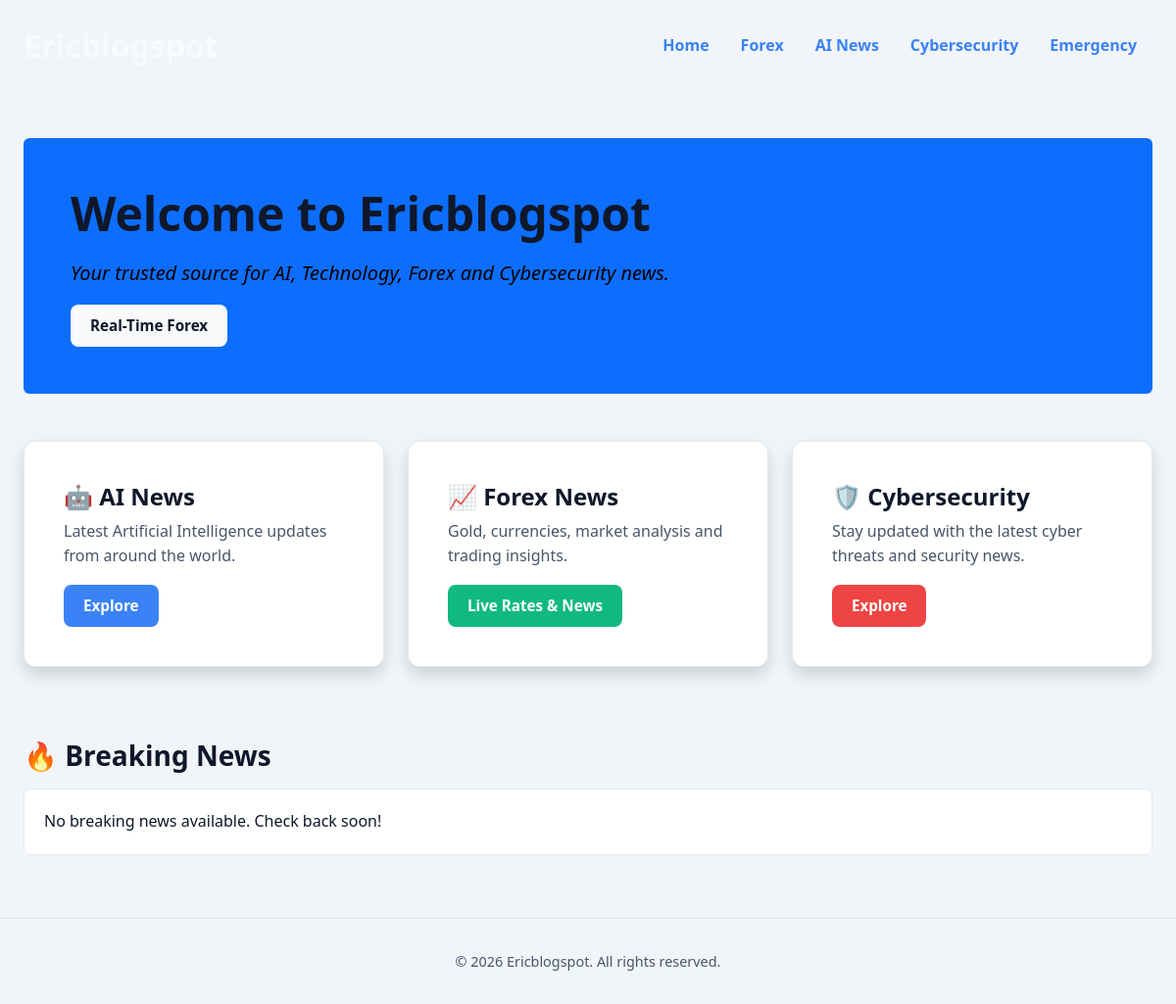
Before: / with the older database file.
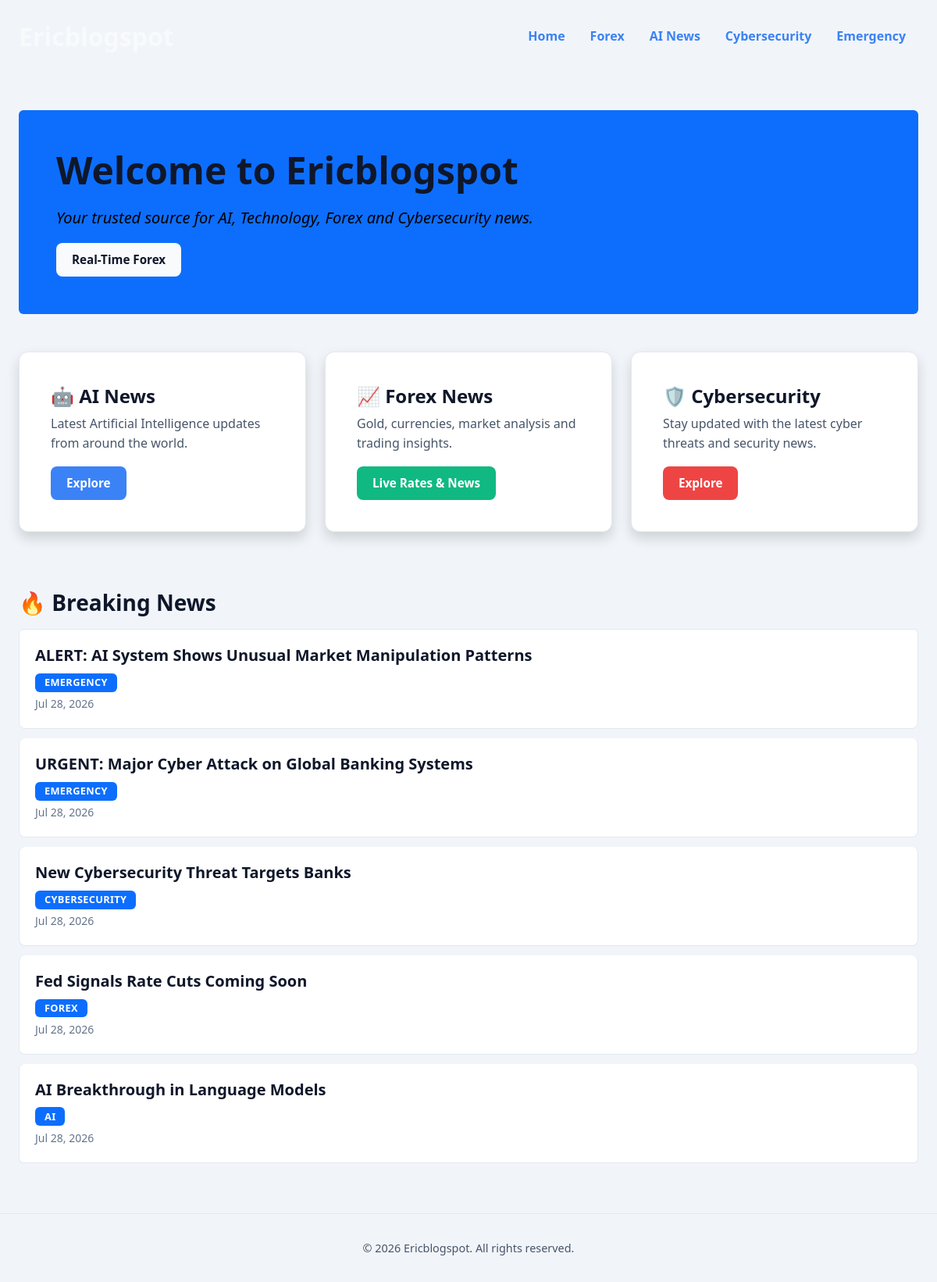
After: the same page with the newer database file.
### core/models.py (models this page shows, shortened)
class News(models.Model):
    CATEGORY_CHOICES = [
        ("AI", "AI"),
        ("Forex", "Forex"),
        ("Cybersecurity", "Cybersecurity"),
        ("Emergency", "Emergency"),
    ]
    title = models.CharField(max_length=200)
    category = models.CharField(max_length=20, choices=CATEGORY_CHOICES)
    content = models.TextField()
    created_at = models.DateTimeField(auto_now_add=True)
    is_emergency = models.BooleanField(default=False)
    class Meta:
        ordering = ["-created_at"]

### core/views.py (the view)
# urls.py: path('', home, name='home'),
def home(request):
    breaking_news = News.objects.all()
    return render(request, "home.html", {
        "breaking_news": breaking_news
    })

### templates/home.html (shortened to what this page needs)
{% extends "base.html" %}
{% block content %}
<div class="p-5 mb-5 bg-primary text-white rounded">
    <h1 class="display-4">Welcome to Ericblogspot</h1>
    <p class="lead">
        Your trusted source for AI, Technology, Forex and Cybersecurity news.
    </p>
    <a href="{% url 'forex' %}" class="btn btn-light btn-lg">Real-Time Forex</a>
</div>
<div class="row">
    <div class="col-md-4 mb-4">
        <div class="card h-100 shadow">
            <div class="card-body">
                <h3>🤖 AI News</h3>
                <p>Latest Artificial Intelligence updates from around the world.</p>
                <a href="{% url 'ai_news' %}" class="btn btn-primary">Explore</a>
            </div>
        </div>
    </div>
    <div class="col-md-4 mb-4">
        <div class="card h-100 shadow">
            <div class="card-body">
                <h3>📈 Forex News</h3>
                <p>Gold, currencies, market analysis and trading insights.</p>
                <a href="{% url 'forex' %}" class="btn btn-success">Live Rates & News</a>
            </div>
        </div>
    </div>
    <div class="col-md-4 mb-4">
        <div class="card h-100 shadow">
            <div class="card-body">
                <h3>🛡️ Cybersecurity</h3>
                <p>Stay updated with the latest cyber threats and security news.</p>
                <a href="{% url 'cybersecurity' %}" class="btn btn-danger">Explore</a>
            </div>
        </div>
    </div>
</div>
<h2 class="mt-5 mb-3" id="breaking">🔥 Breaking News</h2>
<div id="news-container">
<div class="list-group mb-5">
    {% for news in breaking_news %}
    <a href="{% url 'news_detail' news.pk %}" class="list-group-item list-group-item-action">
        <h5>{{ news.title }}</h5>
        <span class="badge bg-primary">{{ news.category }}</span>
        <p class="mb-0 mt-1 small text-muted">{{ news.created_at|date:"M d, Y" }}</p>
    </a>
    {% empty %}
    <div class="list-group-item">
        No breaking news available. Check back soon!
    </div>
    {% endfor %}
</div>
</div>
{% endblock %}

### templates/base.html (shortened to what this page needs)
<!DOCTYPE html>
<html lang="en">
<head>
    <link href="https://cdn.jsdelivr.net/npm/bootstrap@5.3.7/dist/css/bootstrap.min.css" rel="stylesheet">
    {% load static %}
    <link rel="stylesheet" href="{% static 'css/style.css' %}">
</head>
<body>
<nav class="navbar navbar-expand-lg navbar-dark">
    <div class="container">
        <a class="navbar-brand fw-bold fs-2" href="/">
        </a>
        <div class="collapse navbar-collapse" id="menu">
            <ul class="navbar-nav ms-auto">
                <li class="nav-item">
                    <a class="nav-link" href="{% url 'home' %}">Home</a>
                </li>
                <li class="nav-item">
                    <a class="nav-link" href="{% url 'forex' %}">Forex</a>
                </li>
                <li class="nav-item">
                    <a class="nav-link" href="{% url 'ai_news' %}">AI News</a>
                </li>
                <li class="nav-item">
                    <a class="nav-link" href="{% url 'cybersecurity' %}">Cybersecurity</a>
                </li>
                <li class="nav-item">
                    <a class="nav-link" href="{% url 'emergency' %}">Emergency</a>
                </li>
            </ul>
        </div>
    </div>
</nav>
<div class="container mt-5">
{% block content %}
{% endblock %}
</div>
<footer>
    <div class="container">
        <p class="mb-0">&copy; 2026 Ericblogspot. All rights reserved.</p>
    </div>
</footer>
</body>
</html>

### static/css/style.css (style rules this page uses)
:root { --bg-body: #f1f5f9; --bg-card: #ffffff; --bg-nav: #1e293b; --text-primary: #0f172a; --text-secondary: #475569; --text-on-dark: #f8fafc; --accent: #3b82f6; --accent-hover: #2563eb; --border: #e2e8f0; --shadow: 0 4px 6px -1px rgb(0 0 0 / 0.1), 0 2px 4px -2px rgb(0 0 0 / 0.1); --shadow-lg: 0 10px 15px -3px rgb(0 0 0 / 0.1), 0 4px 6px -4px rgb(0 0 0 / 0.1); }
* { box-sizing: border-box; }
body { font-family: 'Segoe UI', system-ui, -apple-system, sans-serif; margin: 0; background: var(--bg-body); color: var(--text-primary); line-height: 1.6; }
.navbar { padding: 1rem 0; }
.navbar-brand { font-weight: 700; font-size: 1.5rem; color: var(--text-on-dark) !important; }
.nav-link { color: var(--accent) !important; font-weight: 700; transition: color 0.2s; padding: 0.5rem 1rem !important; border-radius: 6px; }
.container { max-width: 1200px; padding: 0 1.5rem; }
h1, h2, h3, h4, h5 { color: var(--text-primary); font-weight: 700; line-height: 1.3; }
h1 { font-size: 2.25rem; margin-bottom: 1rem; }
h2 { font-size: 1.75rem; margin-bottom: 0.75rem; }
h3 { font-size: 1.5rem; margin-bottom: 0.5rem; }
p { color: var(--text-secondary); margin-bottom: 1rem; }
a { color: var(--accent); text-decoration: none; transition: color 0.2s; }
.card { background: var(--bg-card); border: 1px solid var(--border); border-radius: 12px; padding: 1.5rem; box-shadow: var(--shadow); transition: transform 0.2s, box-shadow 0.2s; height: 100%; }
.btn { display: inline-block; padding: 0.625rem 1.25rem; border-radius: 8px; font-weight: 600; font-size: 0.95rem; border: none; cursor: pointer; transition: all 0.2s; text-decoration: none; display: inline-flex; align-items: center; justify-content: center; gap: 0.5rem; }
.btn-primary { background: var(--accent); color: white; }
.btn-success { background: #10b981; color: white; }
.btn-danger { background: #ef4444; color: white; }
.btn-light { background: #f8fafc; color: var(--text-primary); }
.list-group { display: flex; flex-direction: column; gap: 0.75rem; }
.list-group-item { background: var(--bg-card); border: 1px solid var(--border); border-radius: 8px; padding: 1.25rem; transition: all 0.2s; color: var(--text-primary); }
.list-group-item h5 { color: var(--text-primary); margin-bottom: 0.5rem; font-weight: 600; }
.badge { display: inline-block; padding: 0.35rem 0.75rem; border-radius: 6px; font-size: 0.8rem; font-weight: 600; text-transform: uppercase; letter-spacing: 0.025em; }
.text-muted { color: #64748b !important; }
.shadow { box-shadow: var(--shadow); }
.display-4 { font-size: 3rem; font-weight: 800; }
.lead { font-size: 1.25rem; color: #000000 !important; font-style: italic; }
.fw-bold { font-weight: 700; }
.text-white { color: white !important; }
.rounded { border-radius: 12px; }
.mb-0 { margin-bottom: 0 !important; }
.mb-3 { margin-bottom: 1rem !important; }
.mb-4 { margin-bottom: 1.5rem !important; }
.mb-5 { margin-bottom: 3rem !important; }
.mt-1 { margin-top: 0.25rem !important; }
.mt-5 { margin-top: 3rem !important; }
.p-5 { padding: 3rem !important; }
.row { display: flex; flex-wrap: wrap; margin: 0 -0.75rem; }
.col, .col-md-4, .col-md-6, .col-md-8, .col-md-12, .col-sm-6, .col-12 { padding: 0 0.75rem; flex: 1; }
.col-md-4 { flex: 0 0 33.333%; max-width: 33.333%; }
.small { font-size: 0.875rem; }
#news-container { animation: fadeIn 0.3s ease-in; }
footer { text-align: center; padding: 2rem; color: var(--text-secondary); font-size: 0.9rem; border-top: 1px solid var(--border); margin-top: 4rem; }

Changed rows visible on the page:
added News: title "ALERT: AI System Shows Unusual Market Manipulation Patterns", category "EMERGENCY", created_at "Jul 28, 2026"
added News: title "URGENT: Major Cyber Attack on Global Banking Systems", category "EMERGENCY", created_at "Jul 28, 2026"
added News: title "New Cybersecurity Threat Targets Banks", category "CYBERSECURITY", created_at "Jul 28, 2026"
added News: title "Fed Signals Rate Cuts Coming Soon", category "FOREX", created_at "Jul 28, 2026"
added News: title "AI Breakthrough in Language Models", category "AI", created_at "Jul 28, 2026"
Other visible differences:
text no longer shown: "No breaking news available. Check back soon!"
